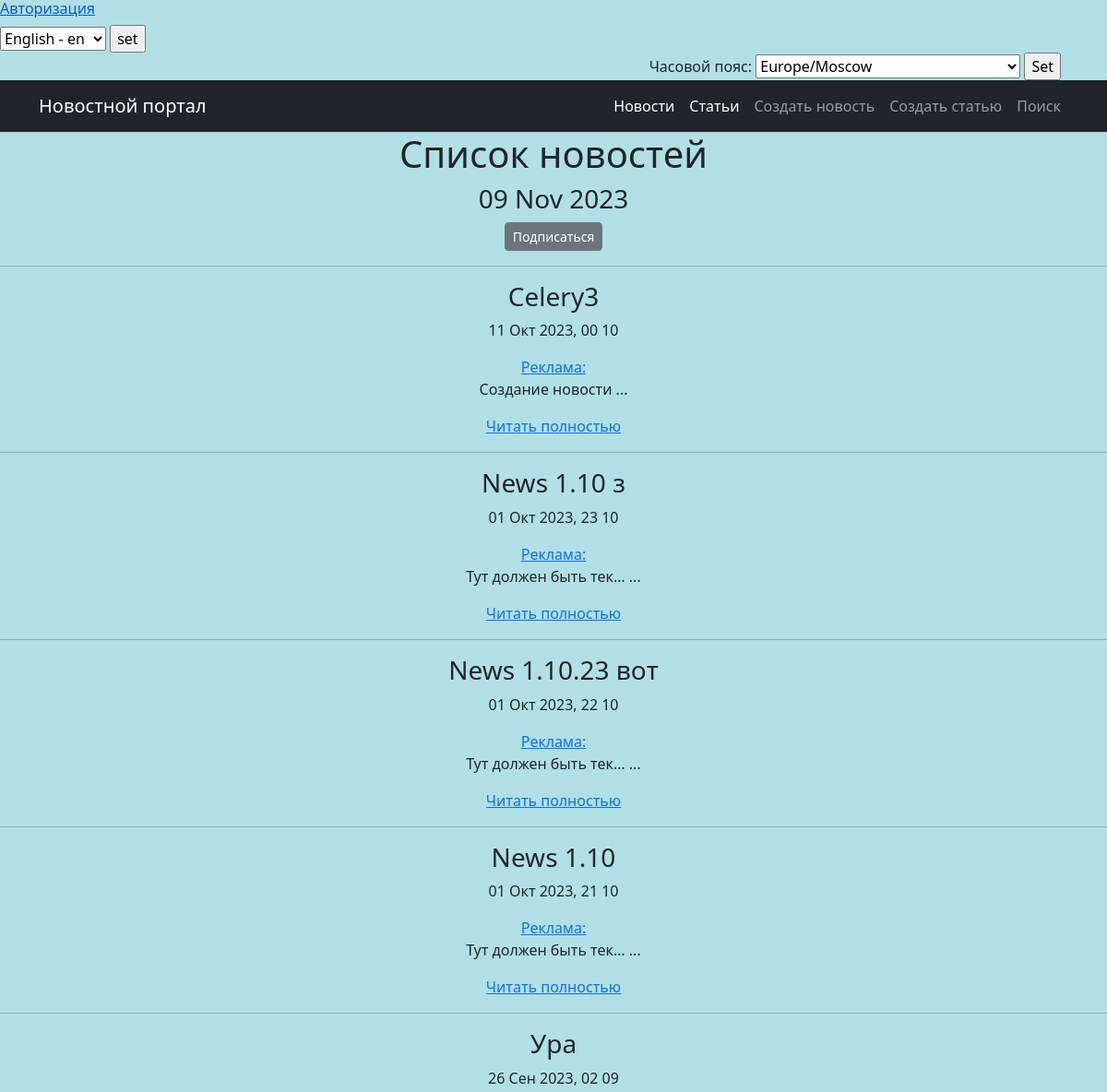
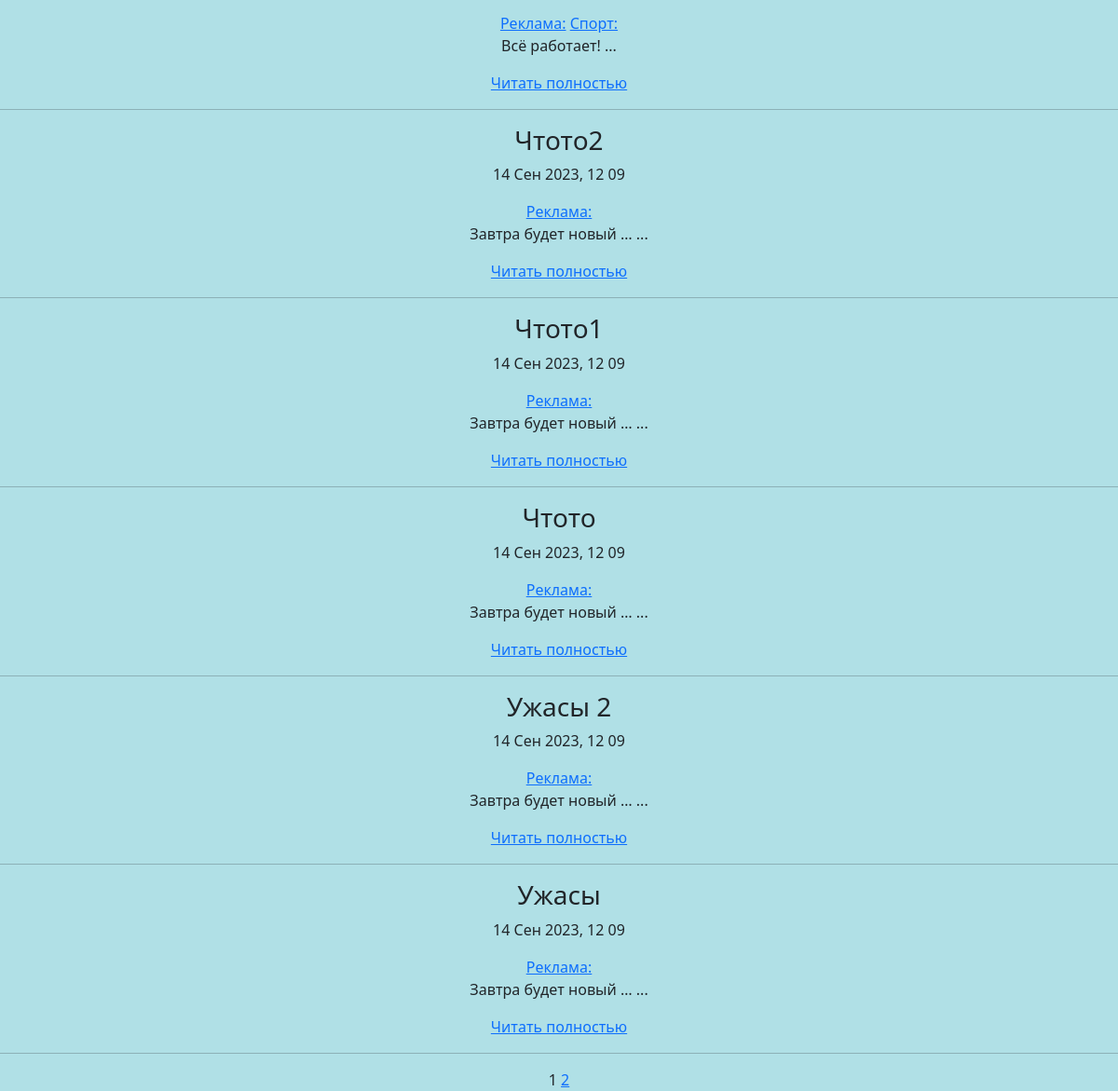
The app's page /category/4/ with its own data (2 pictures, top to bottom).
### news/models.py (models this page shows, shortened)
class Post(models.Model):
    author = models.ForeignKey(Author, on_delete=models.CASCADE)
    news = 'NW'
    article = 'AR'
    CATEGORY_CHOICES = (
        (news, 'Новость'),
        (article, 'Статья'),
    )
    choiceType = models.CharField(max_length=2,
                                  choices=CATEGORY_CHOICES,
                                  default=article)
    timeCreate = models.DateTimeField(auto_now_add=True)
    categoryPost = models.ManyToManyField(Category, through='PostCategory')
    title = models.CharField(max_length=100, unique=True)
    content = models.TextField()
    rating = models.IntegerField(default=0)

class Category(models.Model):
    nameCategory = models.CharField(max_length=100, unique=True, help_text=_('category name'))
    subscribers = models.ManyToManyField(User, blank=True, related_name='Categories')
    def __str__(self):
        return f'{self.nameCategory}:'

### news/views.py (the view)
# urls.py: path('category/<int:pk>/', CategoryView.as_view(), name='category_list'),  # URL-шаблон списка категорий
class CategoryView(ListView):
    model = Post
    template_name = 'mailsub/category.html'
    context_object_name = 'cat_view'
    paginate_by = 10
    def get_queryset(self):
        self.category = get_object_or_404(Category, id=self.kwargs['pk'])
        queryset = Post.objects.filter(categoryPost=self.category).order_by('-timeCreate')
        return queryset
    def get_context_data(self, **kwargs):
        context = super().get_context_data(**kwargs)
        context['is_not_subscriber'] = self.request.user not in self.category.subscribers.all()
        context['category'] = self.category
        context['current_time'] = timezone.now(),
        context['timezones'] = pytz.common_timezones
        return context

### news/templatetags/cenzura.py (called while the page is built)
@register.filter()
def censor(value):  # Естественно если делать реальный проект слов будет в разы больше.
    words_to_censor = ['6лядь', '6лять', 'cock', 'cunt',  'fuck', 'xyй',
                       'гавнюк', 'долбоёб', 'лошок', 'пидарас', 'шлюха']
    if not isinstance(value, str):  # Проверка, чтобы фильтр цензурирования применялся только к переменным строкового
        raise ValueError("Значение должно быть строкой")
    for word in words_to_censor:
        value = value.replace(word, '*' * len(word))
    return mark_safe(value)

### news/templatetags/custom_tags.py (called while the page is built)
@register.simple_tag()
def current_time(format_string='%d %b %Y'):
    return datetime.utcnow().strftime(format_string)

@register.simple_tag(takes_context=True)
def url_replace(context, **kwargs):
    d = context['request'].GET.copy()  # позволяет скопировать все параметры текущего запроса.
    for k, v in kwargs.items():
        d[k] = v
    return d.urlencode()

### templates/mailsub/category.html
{% extends 'flatpages/default.html' %}
{% load cenzura %}
{% load custom_tags %}
{% block content %}
    <h1 style="text-align: center;">Список новостей</h1>
	<h3 style="text-align: center;">{% current_time '%d %b %Y' %}</h3>
<div align="center">
    {% if is_not_subscriber %}
    <h6><a href="{% url 'news:subscribe' category.id %}" class="btn btn-secondary btn-sm">Подписаться</a></h6>
    {% else %}
    <h6><a href="{% url 'news:unsubscribe' category.id %}" class="btn btn-secondary btn-sm">Отписаться</a></h6>
    {% endif %}
</div>
<hr/>
{% if cat_view %}
        {% for post in cat_view %}
            <h3 style="text-align: center;">{{ post.title|censor }}</h3>
            <p style="text-align: center;">{{ post.timeCreate|date:'d M Y, H m' }}</p>
            <div align="center">
              {% for category in post.categoryPost.all %}
              <a href="{% url 'news:category_list' category.id %}" >{{ category }}</a>
              {% endfor %}
            </div>
            <p style="text-align: center;">{{ post.content|truncatechars:20|censor }} {{"..."}}</p>
            <p style="text-align: center;"><a href="{% url 'news:news_detail' post.id %}">Читать полностью</a></p>
            <hr/>
        {% endfor %}
{% else %}
    <h2>Новостей нет!</h2>
{% endif %}
{% endblock content %}

### records on screen
Post: title|censor "Celery3", timeCreate "11 Окт 2023, 00 10", content|censor "Создание новости", value "..."
Category: nameCategory "Реклама:"
Post: title|censor "News 1.10 з", timeCreate "01 Окт 2023, 23 10", content|censor "Тут должен быть тек…", value "..."
Post: title|censor "News 1.10.23 вот", timeCreate "01 Окт 2023, 22 10", content|censor "Тут должен быть тек…", value "..."
Post: title|censor "News 1.10", timeCreate "01 Окт 2023, 21 10", content|censor "Тут должен быть тек…", value "..."
Post: title|censor "Ура", timeCreate "26 Сен 2023, 02 09", content|censor "Всё работает!", value "..."
Category: nameCategory "Спорт:"
Post: title|censor "Чтото2", timeCreate "14 Сен 2023, 12 09", content|censor "Завтра будет новый …", value "..."
Post: title|censor "Чтото1", timeCreate "14 Сен 2023, 12 09", content|censor "Завтра будет новый …", value "..."
Post: title|censor "Чтото", timeCreate "14 Сен 2023, 12 09", content|censor "Завтра будет новый …", value "..."
Post: title|censor "Ужасы 2", timeCreate "14 Сен 2023, 12 09", content|censor "Завтра будет новый …", value "..."
Post: title|censor "Ужасы", timeCreate "14 Сен 2023, 12 09", content|censor "Завтра будет новый …", value "..."

### other values on screen
{{ News_Portal }} "Новостной портал"
{{ page_obj.number }} "1"
{{ page_obj.next_page_number }} "2"
form field language "English - en"
form field timezone "Europe/Moscow"
